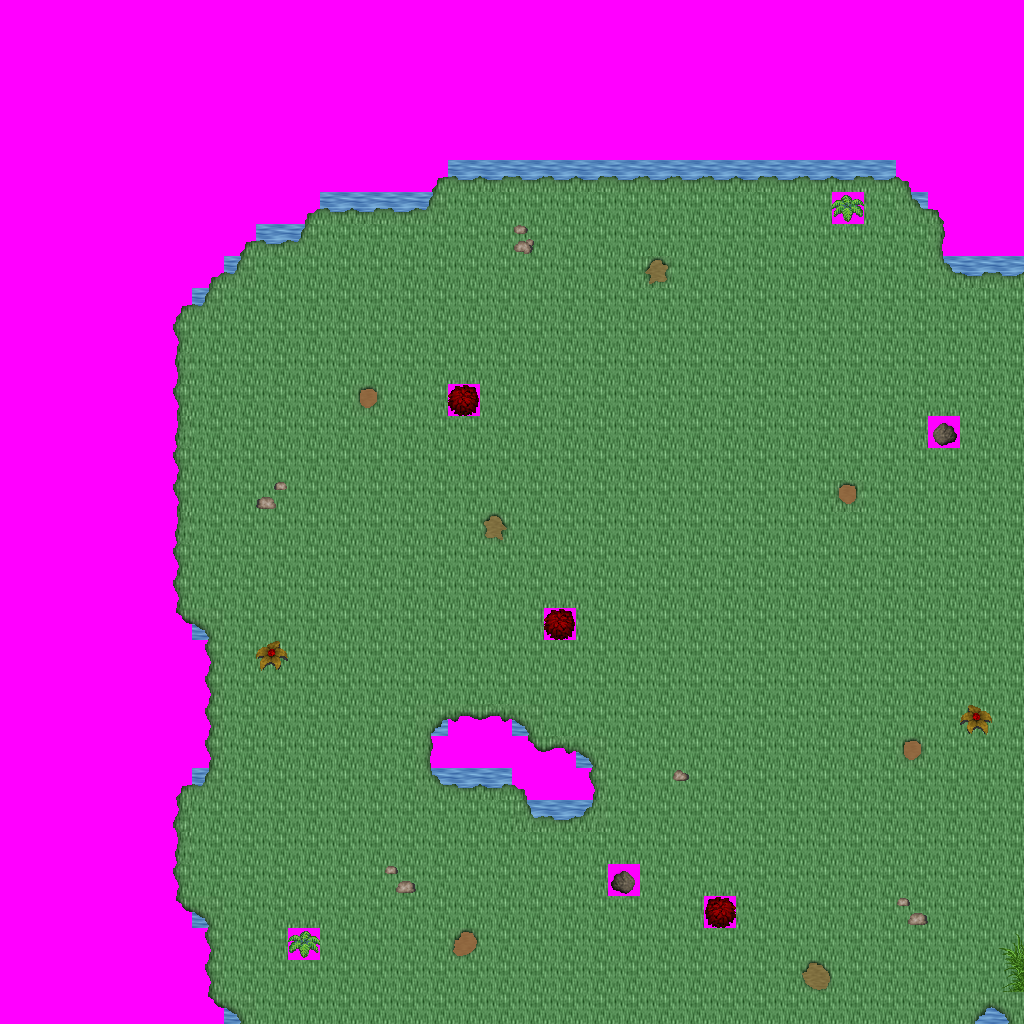

The image is a tile-based game level rendered from a .tmx file. Its description and source (layers, tilesets, objects; grid data summarised) follow:
An orthogonal 32x32 tile map with 32x32 px tiles, 6 tile layers (Ground, Objects, Above, Walkable, ...), 10 tilesets and 6 objects (3x newmap, from_west_0, from_north_0, from_north_1).

<map version="1.0" orientation="orthogonal" width="32" height="32" tilewidth="32" tileheight="32">
 <tileset firstgid="1" name="ground_ground" tilewidth="32" tileheight="32">
  <image source="../drawable/ground_ground.png" width="96" height="352" />
 </tileset>
 <tileset firstgid="34" name="ground_mud_patch" tilewidth="32" tileheight="32">
  <image source="../drawable/ground_mud_patch.png" width="128" height="32" />
 </tileset>
 <tileset firstgid="38" name="ground_grass_corners" tilewidth="32" tileheight="32">
  <image source="../drawable/ground_grass_corners.png" width="192" height="128" />
 </tileset>
 <tileset firstgid="62" name="ground_grass_edges" tilewidth="32" tileheight="32">
  <image source="../drawable/ground_grass_edges.png" width="384" height="96" />
 </tileset>
 <tileset firstgid="98" name="ground_tall_grass" tilewidth="32" tileheight="32">
  <image source="../drawable/ground_tall_grass.png" width="160" height="96" />
 </tileset>
 <tileset firstgid="113" name="ground_rock_pebbles" tilewidth="32" tileheight="32">
  <image source="../drawable/ground_rock_pebbles.png" width="32" height="96" />
 </tileset>
 <tileset firstgid="116" name="ground_rock_large_pebble" tilewidth="32" tileheight="32">
  <image source="../drawable/ground_rock_large_pebble.png" width="64" height="32" />
 </tileset>
 <tileset firstgid="118" name="plant_bush_various_small" tilewidth="32" tileheight="32">
  <image source="../drawable/plant_bush_various_small.png" width="96" height="96" />
 </tileset>
 <tileset firstgid="127" name="plant_bush_blue_green" tilewidth="32" tileheight="32">
  <image source="../drawable/plant_bush_blue_green.png" width="32" height="32" />
 </tileset>
 <tileset firstgid="128" name="walkable_sentinel" tilewidth="32" tileheight="32">
  <image source="../drawable/walkable_sentinel.png" width="32" height="32" />
 </tileset>
 <layer name="Ground" width="32" height="32">
  <data>[1024 cells, 1024 non-empty, 6 distinct tile ids]</data>
 </layer>
 <layer name="Objects" width="32" height="32">
  <data>[1024 cells, 1 non-empty, 1 distinct tile ids]</data>
 </layer>
 <layer name="Above" width="32" height="32">
  <data>[1024 cells, 2 non-empty, 2 distinct tile ids]</data>
 </layer>
 <layer name="Walkable" width="32" height="32">
  <data>[1024 cells, 371 non-empty, 1 distinct tile ids]</data>
 </layer>
 <layer name="Objects_stendhal" width="32" height="32">
  <data>[1024 cells, 92 non-empty, 18 distinct tile ids]</data>
 </layer>
 <layer name="Objects_stendhal2" width="32" height="32">
  <data>[1024 cells, 0 non-empty, 0 distinct tile ids]</data>
 </layer>
 <objectgroup name="Mapevents" width="32" height="32">
  <object name="exit_east_0" type="newmap" x="992" y="256" width="32" height="736">
   <properties>
    <property name="map" value="interiors_abstract_tutorial_island_x1_y0" />
    <property name="place" value="from_east_0" />
   </properties>
  </object>
  <object name="exit_south_0" type="newmap" x="256" y="992" width="608" height="32">
   <properties>
    <property name="map" value="interiors_abstract_tutorial_island_x0_y1" />
    <property name="place" value="from_south_0" />
   </properties>
  </object>
  <object name="exit_south_1" type="newmap" x="896" y="992" width="64" height="32">
   <properties>
    <property name="map" value="interiors_abstract_tutorial_island_x0_y1" />
    <property name="place" value="from_south_1" />
   </properties>
  </object>
 </objectgroup>
 <objectgroup name="Spawn" width="32" height="32">
  <object name="from_west_0" x="992" y="608" width="32" height="32" />
  <object name="from_north_0" x="544" y="992" width="32" height="32" />
  <object name="from_north_1" x="928" y="992" width="32" height="32" />
 </objectgroup>
 <objectgroup name="Keys" width="32" height="32" />
 <objectgroup name="Replace" width="32" height="32" />
</map>
